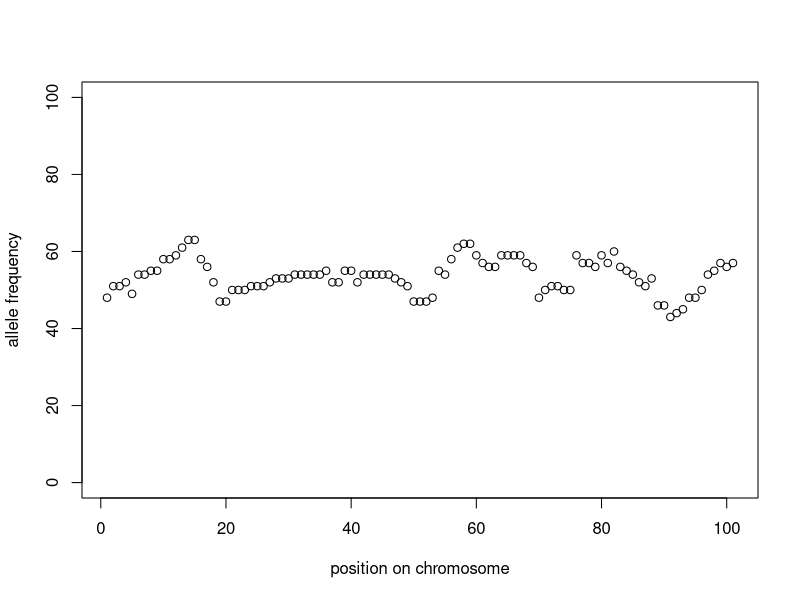

Write the R code that produced this figure.
# Ancestral block simulation


# Two genomes per individual.
# Constant population size

# Gametes are made from diploids. They turn into the new genomes.
# Each adult has two genomes. With random mating (not excluding rare
# selfing) 2N gametes can be combined into the new individuals. If there is
# (partial) selfing, then both of an idividual's genomes (ie gametes) come from
# the same parent.

# Initialise ####
# Initialise list of genomes
#   There are two types, 0 and 1
N <- 50
genomes <- lapply(rep(c(0,1), each=N), function(x){
#genomes <- lapply(rep(c(0,1), 50), function(x){
  list(x, vector(mode = "numeric"))
}
)
parents <- matrix(1:(2*N), 2, N)

parent_fitness <- rep(1, N)

ancAtPos <- function(gnm, pos){
  if(sum(gnm[[2]]<pos)%%2 == 0) gnm[[1]]
  else abs(gnm[[1]] - 1)
}

# A function to make gametes from a parent
#   Need to check ancestry at point of rec, not currently implemented!
gamete <- function(parent){
  co <- runif(1)
  ids <- sample(c(1,2), 2)
  g1 <- genomes[[parents[ids[1], parent] ]]
  g2 <- genomes[[parents[ids[2], parent] ]]
  anc1 <- ancAtPos(g1, co)
  anc2 <- ancAtPos(g2, co)
  if(anc1 == anc2){
    gam <- list(g1[[1]], c(g1[[2]][g1[[2]]<co], g2[[2]][g2[[2]]>=co]))
    # print("no new junct")
  } else {
    gam <- list(g1[[1]], c(g1[[2]][g1[[2]]<co], co, g2[[2]][g2[[2]]>=co]))
    # print("new junction!")
  }
  return(gam)
}

# choose parents of next generarion
choose_parents <- function(on=N, sr=0.5){
  sapply(1:on, function(x) {
    p1 <- sample(on, 1)
    if(sample(2,1,prob = c(1-sr, sr))==1) {
      p2 <- sample(on, 1)
      # print(x)
    } else p2 <- p1
    c(p1, p2)
  })
}
genomes_new <- list()

gen <- 0
generation <- function(times=1){
  for(i in 1:times){
    if(gen%%100 == 0) print(gen)
    parentsc <- choose_parents(sr = 0.0)
    parentsc  
    for(i in 1:N){
      genomes_new[[i*2-1]] <- gamete(parentsc[1, i])
      genomes_new[[i*2]] <- gamete(parentsc[2, i])
    }
    genomes <<- genomes_new
    gen <<- gen + 1
  }
}
# run ####
#generation(500)
generation(5)
# gen
# plot(sapply(seq(0,1,.01), function(x) ancAtPos(genomes[[1]], x)),
#      xlab="Genome position", ylab="Ancestry", pch=19)



#genomes[[1]]

# junctions per genome
# sapply(genomes, function(x) length(x[[2]]))
# sapply(genomes, function(x) x[[1]])

# plot(rowSums(sapply(genomes, function(y) {
#   sapply(seq(0,1,.001), function(x) ancAtPos(y, x))
# }
# )))

plot(rowSums(sapply(genomes, function(y) {
  sapply(seq(0,1,.01), function(x) ancAtPos(y, x))
}
)), xlab="position on chromosome", ylab="allele frequency", ylim=c(0,2*N))

